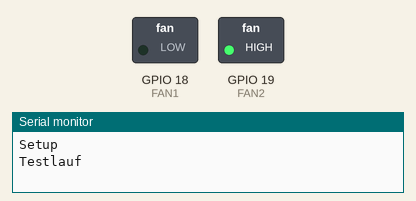
Bench run of a sketch on a simulated ESP32. Parts: switched loads named in the sketch (green lamp = pin HIGH), the last lines printed to the serial monitor.

Above: at 0.1 s.
At 2.1 s:
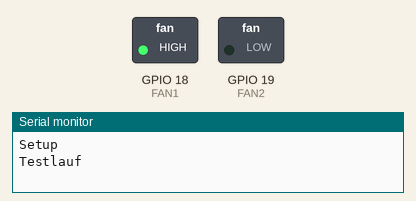
At 4.15 s:
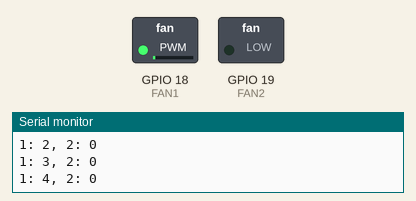
At 39.7 s:
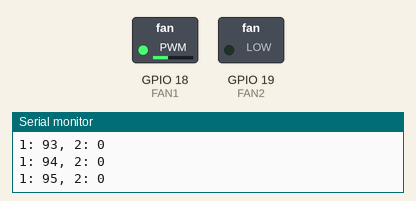
Timing chart, 0 to 40.0 s (numbered marks = the images above):
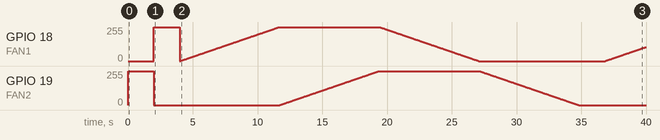

The sketch:

Ventilator.ino
```cpp
/* Dieses Beispiel verwendet die GPIO-Pins 18 und 19, um den Ventilator hin- und herdrehen zu lassen. Am Anfang
 * findet im Setup ein Testlauf statt, jeweils volle Geschwindigkeit in beide Richtungen. Anschließend läuft im
 * Loop der Ventilator immer wieder vorwärt uns rückwärts mit variabler Geschwindigkeit. Wenn der Serielle
 * Monitor geöffnet ist, kann man beobachten, welche Werte für Eingang 1 und 2 des Ventilators zu welchem
 * Verhalten führen.
 */

#define FAN1 18
#define FAN2 19


void setup() {
  Serial.begin(115200);
  Serial.println("Setup");

  Serial.println("Testlauf");
  // vorwärts
  analogWrite(FAN1, 0);
  analogWrite(FAN2, 255);
  delay(2000);
  // rückwärts
  analogWrite(FAN1, 255);
  analogWrite(FAN2, 0);
  delay(2000);
  // stop
  analogWrite(FAN1, 0);
  Serial.println("abgeschlossen");
}


void loop() {

  // vorwärts beschleunigen
  for (int i = 0; i < 256; i++)
  {
    analogWrite(FAN1, i);
    Serial.print("1: ");
    Serial.print(i);
    Serial.println(", 2: 0");
    delay(30);
  }

  // vorwärts abbrembsen
  for (int i = 0; i < 256; i++)
  {
    analogWrite(FAN2, i);
    Serial.print("1: 255, 2: ");
    Serial.println(i);
    delay(30);
  }

  // rückwärts beschleunigen
  for (int i = 255; i >= 0; i--)
  {
    analogWrite(FAN1, i);Serial.print("1: ");
    Serial.print(i);
    Serial.println(", 2: 255");
    delay(30);
  }

  // rückwärts abbremsen
  for (int i = 255; i >= 0; i--)
  {
    analogWrite(FAN2, i);
    Serial.print("1: 0, 2: ");
    Serial.println(i);
    delay(30);
  }
  delay(2000);
}
```
